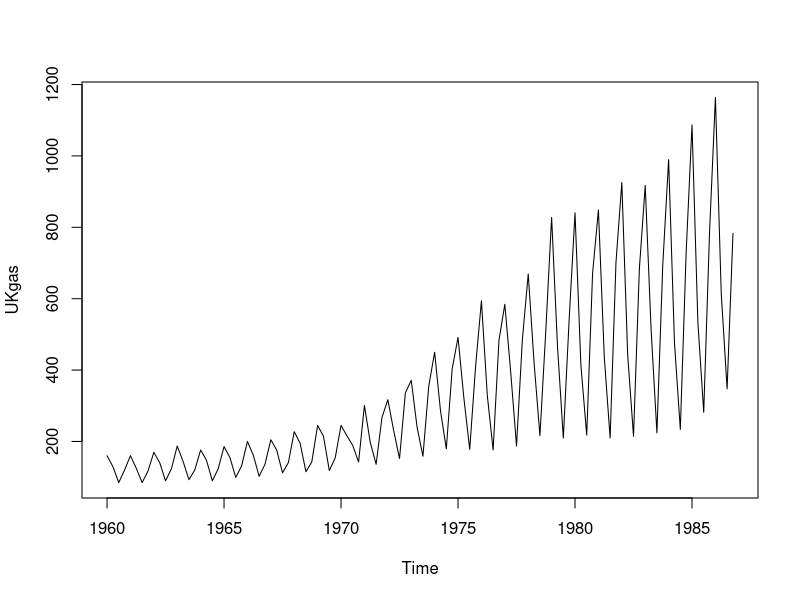
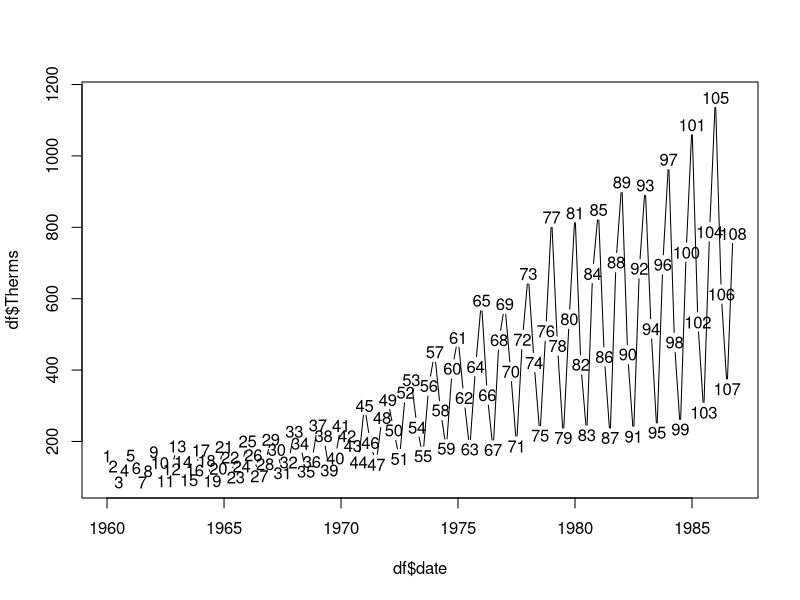
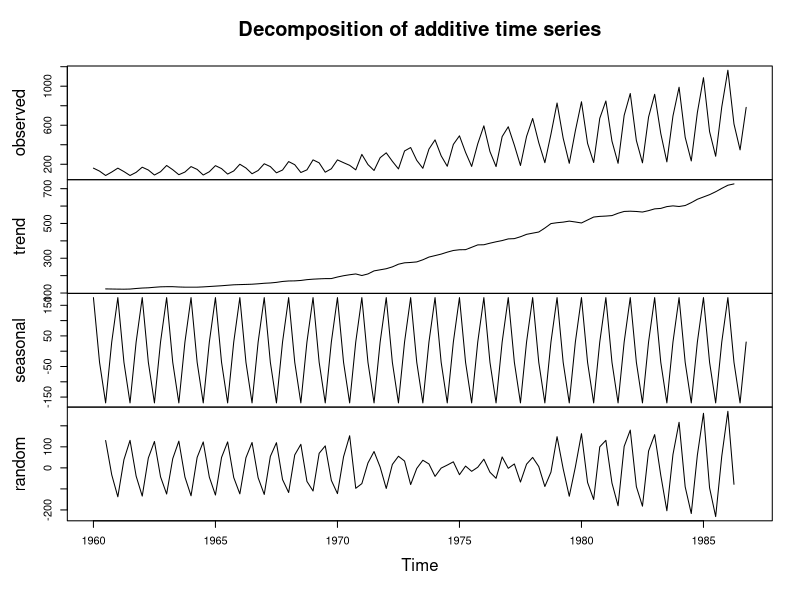

R code for these plots, in order:
## ---- chunk 1
data(UKgas)
## ---- chunk 2
summary(UKgas)
str(UKgas)
head(UKgas)
## ---- chunk 3
plot(UKgas)
## ---- chunk 4
df <- data.frame( date=time(UKgas),Therms=as.matrix(UKgas))
head(df)
plot(df$date,df$Therms)
## ---- chunk 5
ts<-decompose(UKgas)
plot(ts)
## ---- chunk 6
head(ts)
